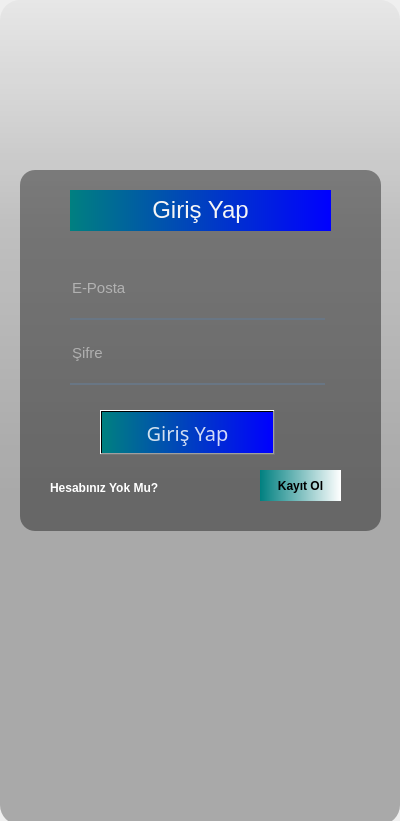
<?xml version="1.0" encoding="UTF-8"?>
<ui version="4.0">
 <class>Form</class>
 <widget class="QWidget" name="Form">
  <property name="geometry">
   <rect>
    <x>0</x>
    <y>0</y>
    <width>400</width>
    <height>821</height>
   </rect>
  </property>
  <property name="windowTitle">
   <string>Form</string>
  </property>
  <widget class="QWidget" name="widget" native="true">
   <property name="geometry">
    <rect>
     <x>-30</x>
     <y>-30</y>
     <width>450</width>
     <height>900</height>
    </rect>
   </property>
   <property name="maximumSize">
    <size>
     <width>1000</width>
     <height>1000</height>
    </size>
   </property>
   <property name="styleSheet">
    <string notr="true">QPushButton#pushButton{	
	background-color: qlineargradient(spread:pad, x1:0, y1:0.505682, x2:1, y2:0.477, stop:0 rgba(20, 47, 78, 219), stop:1 rgba(85, 98, 112, 226));
	color:rgba(255, 255, 255, 210);
	border-radius:5px;
}
QPushButton#pushButton:hover{	
	background-color: qlineargradient(spread:pad, x1:0, y1:0.505682, x2:1, y2:0.477, stop:0 rgba(40, 67, 98, 219), stop:1 rgba(105, 118, 132, 226));
}
QPushButton#pushButton:pressed{	
	padding-left:5px;
	padding-top:5px;
	background-color:rgba(105, 118, 132, 200);
}

QPushButton#pushButton_2, #pushButton_3, #pushButton_4, #pushButton_5{	
	background-color: rgba(0, 0, 0, 0);
	color:rgba(85, 98, 112, 255);
}
QPushButton#pushButton_2:hover, #pushButton_3:hover, #pushButton_4:hover, #pushButton_5:hover{	
	color:rgba(155, 168, 182, 220);
}
QPushButton#pushButton_2:pressed, #pushButton_3:pressed, #pushButton_4:pressed, #pushButton_5:pressed{	
	padding-left:5px;
	padding-top:5px;
	color:rgba(115, 128, 142, 255);
}</string>
   </property>
   <widget class="QLabel" name="label">
    <property name="geometry">
     <rect>
      <x>10</x>
      <y>20</y>
      <width>450</width>
      <height>867</height>
     </rect>
    </property>
    <property name="maximumSize">
     <size>
      <width>1000</width>
      <height>1000</height>
     </size>
    </property>
    <property name="styleSheet">
     <string notr="true">border-radius:20px;
border-image: url(:/images/Images/background.png);
</string>
    </property>
    <property name="text">
     <string/>
    </property>
   </widget>
   <widget class="QLabel" name="label_2">
    <property name="geometry">
     <rect>
      <x>30</x>
      <y>30</y>
      <width>400</width>
      <height>825</height>
     </rect>
    </property>
    <property name="maximumSize">
     <size>
      <width>1000</width>
      <height>1000</height>
     </size>
    </property>
    <property name="styleSheet">
     <string notr="true">background-color: qlineargradient(spread:pad, x1:0, y1:0, x2:0, y2:0.715909, stop:0 rgba(0, 0, 0, 9), stop:0.375 rgba(0, 0, 0, 50), stop:0.835227 rgba(0, 0, 0, 75));
border-radius:20px;</string>
    </property>
    <property name="text">
     <string/>
    </property>
   </widget>
   <widget class="QLabel" name="label_3">
    <property name="geometry">
     <rect>
      <x>50</x>
      <y>200</y>
      <width>361</width>
      <height>361</height>
     </rect>
    </property>
    <property name="maximumSize">
     <size>
      <width>1000</width>
      <height>1000</height>
     </size>
    </property>
    <property name="styleSheet">
     <string notr="true">background-color:rgba(0, 0, 0, 100);
border-radius:15px;</string>
    </property>
    <property name="text">
     <string/>
    </property>
   </widget>
   <widget class="QLabel" name="lbl_login">
    <property name="geometry">
     <rect>
      <x>100</x>
      <y>220</y>
      <width>261</width>
      <height>41</height>
     </rect>
    </property>
    <property name="font">
     <font>
      <family>tahoma</family>
      <pointsize>-1</pointsize>
      <weight>50</weight>
      <italic>false</italic>
      <bold>false</bold>
     </font>
    </property>
    <property name="styleSheet">
     <string notr="true">color:rgba(255, 255, 255, 210);px:25;
background-color: qlineargradient(spread:pad, x1:0, y1:0, x2:1, y2:0, stop:0 rgb(0, 128, 128), stop:1 rgb(0, 0, 255));
color:whitesmoke;
font-family:tahoma;
font:25px;
</string>
    </property>
    <property name="text">
     <string>&lt;html&gt;&lt;head/&gt;&lt;body&gt;&lt;p align=&quot;center&quot;&gt;&lt;span style=&quot; font-size:18pt;&quot;&gt;Giriş Yap&lt;/span&gt;&lt;/p&gt;&lt;/body&gt;&lt;/html&gt;</string>
    </property>
   </widget>
   <widget class="QLineEdit" name="email">
    <property name="geometry">
     <rect>
      <x>100</x>
      <y>295</y>
      <width>255</width>
      <height>55</height>
     </rect>
    </property>
    <property name="font">
     <font>
      <family>Arial</family>
      <pointsize>11</pointsize>
     </font>
    </property>
    <property name="styleSheet">
     <string notr="true">background-color:rgba(0, 0, 0, 0);
border:none;
border-bottom:2px solid rgba(105, 118, 132, 255);
color:rgba(255, 255, 255, 230);
padding-bottom:7px;</string>
    </property>
    <property name="text">
     <string/>
    </property>
    <property name="placeholderText">
     <string>E-Posta</string>
    </property>
   </widget>
   <widget class="QLineEdit" name="password">
    <property name="geometry">
     <rect>
      <x>100</x>
      <y>360</y>
      <width>255</width>
      <height>55</height>
     </rect>
    </property>
    <property name="font">
     <font>
      <family>Arial</family>
      <pointsize>11</pointsize>
     </font>
    </property>
    <property name="styleSheet">
     <string notr="true">background-color:rgba(0, 0, 0, 0);
border:none;
border-bottom:2px solid rgba(105, 118, 132, 255);
color:rgba(255, 255, 255, 230);
padding-bottom:7px;</string>
    </property>
    <property name="echoMode">
     <enum>QLineEdit::Password</enum>
    </property>
    <property name="placeholderText">
     <string>Şifre</string>
    </property>
   </widget>
   <widget class="QPushButton" name="login">
    <property name="geometry">
     <rect>
      <x>130</x>
      <y>440</y>
      <width>175</width>
      <height>45</height>
     </rect>
    </property>
    <property name="font">
     <font>
      <family>Arial Rounded MT Bold</family>
      <pointsize>15</pointsize>
      <weight>50</weight>
      <bold>false</bold>
     </font>
    </property>
    <property name="focusPolicy">
     <enum>Qt::ClickFocus</enum>
    </property>
    <property name="styleSheet">
     <string notr="true">QPushButton {
color:rgba(255, 255, 255, 210);px:25;
background-color: qlineargradient(spread:pad, x1:0, y1:0, x2:1, y2:0, stop:0 rgb(0, 128, 128), stop:1 rgb(0, 0, 255));
}
QPushButton:hover {
background-color: qlineargradient(spread:pad, x1:0, y1:0, x2:1, y2:0, stop:0 rgb(0, 255, 255), stop:1 rgb(0, 128, 128));
}
QPushButton:pressed {
background-color:rgb(82, 142, 191);
}</string>
    </property>
    <property name="text">
     <string>Giriş Yap</string>
    </property>
   </widget>
   <widget class="QLabel" name="label_5">
    <property name="geometry">
     <rect>
      <x>80</x>
      <y>490</y>
      <width>131</width>
      <height>55</height>
     </rect>
    </property>
    <property name="styleSheet">
     <string notr="true">color:white;
font:bold;</string>
    </property>
    <property name="text">
     <string>Hesabınız Yok Mu?</string>
    </property>
   </widget>
   <widget class="QPushButton" name="signup">
    <property name="enabled">
     <bool>true</bool>
    </property>
    <property name="geometry">
     <rect>
      <x>290</x>
      <y>500</y>
      <width>81</width>
      <height>31</height>
     </rect>
    </property>
    <property name="styleSheet">
     <string notr="true">color:black;px:25;
font:bold;
background-color: qlineargradient(spread:pad, x1:0, y1:0, x2:1, y2:0, stop:0 rgb(0, 128, 128), stop:1 rgb(255, 255, 255));
border:none;</string>
    </property>
    <property name="text">
     <string>Kayıt Ol</string>
    </property>
   </widget>
  </widget>
 </widget>
 <resources>
  <include location="res.qrc"/>
 </resources>
 <connections/>
</ui>
